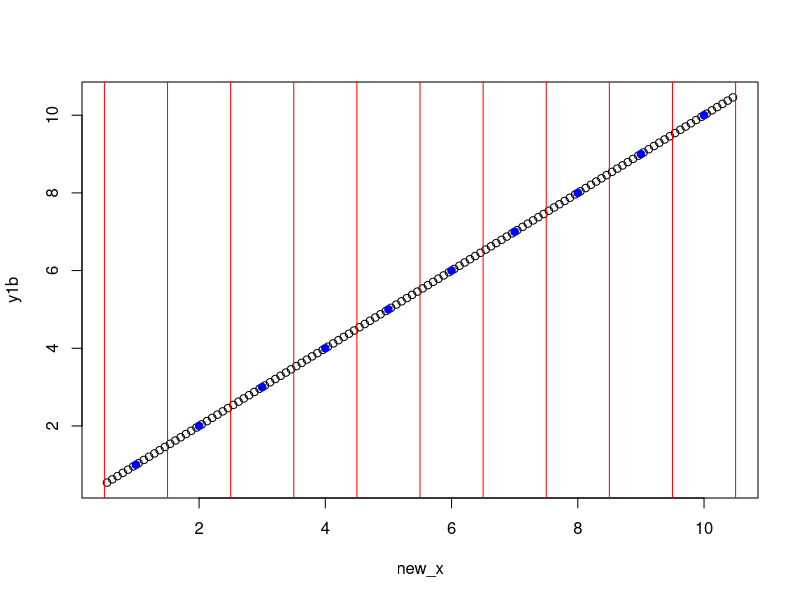
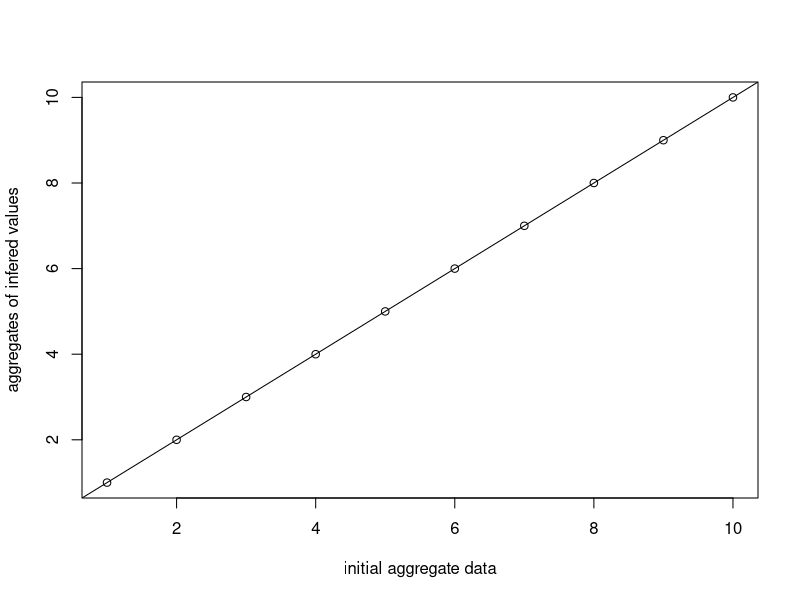
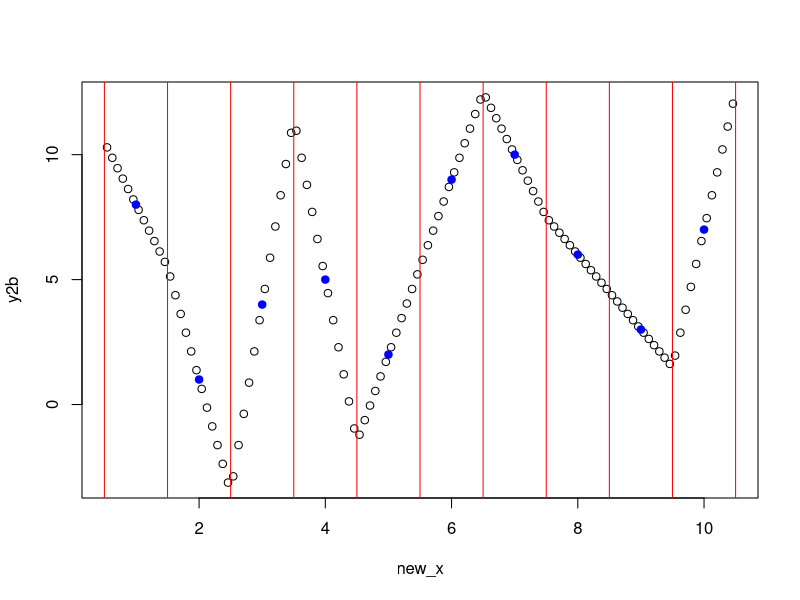
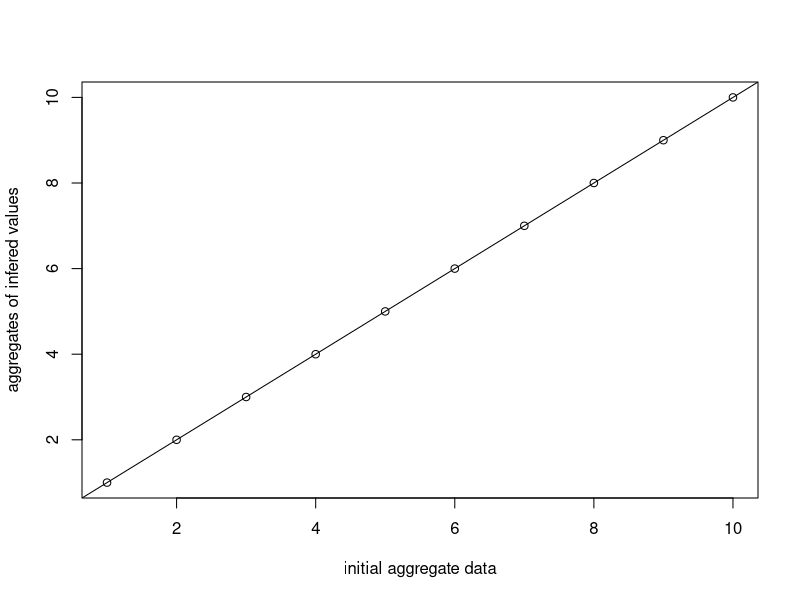

Recreate these plots in R, in order.
## ---- chunk 1
knitr::knit_hooks$set(
  margin = function(before, options, envir) {
    if (before) par(mgp = c(1.5, .5, 0), bty = "n", plt = c(.11, .97, .15, .97))
    else NULL
  })

knitr::opts_chunk$set(margin = TRUE,
                      fig.height = 3.5,
                      fig.width = 4.24725,
                      fig.align = "center")
## ---- chunk 2
centers <- function(x, with_borders = FALSE) {
  ctrs <- x[-1] - diff(x) / 2
  if (with_borders)
    return(c(2 * x[1] - ctrs[1], ctrs, 2 * tail(x, 1) - tail(ctrs, 1)))
  ctrs
}
## ---- chunk 3
smoothness <- function(list_of_models) {
  require(magrittr)
  list_of_models %>% 
    sapply(get_slope) %>%
    diff() %>% 
    abs() %>% 
    sum()
}
## ---- chunk 4
get_slope <- function(model) coef(model)[2]
## ---- chunk 5
make_models <- function(y2_0) {
  models <- vector("list", nb)
  y2 <- c(y2_0, rep(NA, nb))
  for(i in 1:nb) {
    x_val <- c(the_centers[i], x[i])
    y_val <- c(y2[i], y[i])
    models[[i]] <- m <- lm(y_val ~ x_val)
    y2[i + 1] <- predict(m, data.frame(x_val = the_centers[i + 1]))
  }
  models
}
## ---- chunk 6
make_interval <- function(x) {
  the_range <- range(x)
  c(-1, 1) * diff(the_range) + the_range
}
## ---- chunk 7
make_new_x <- function(x, n) {
  the_centers <- centers(x, TRUE)
  bys <- diff(the_centers) / n
  Map(seq, from = the_centers[seq_along(x)] + bys / 2, by = bys, le = n)
}
## ---- chunk 8
downscale <- function(y, x, n) {
  require(magrittr)
  
  nb <- length(x)
  the_centers <- centers(x, TRUE)

# The function that makes the list of linear models (one per interval).
# Note that it uses `nb` and `the_centers` defined above.
  make_models <- function(y2_0) {
    models <- vector("list", nb)
    y2 <- c(y2_0, rep(NA, nb))
    for(i in 1:nb) {
      x_val <- c(the_centers[i], x[i])
      y_val <- c(y2[i], y[i])
      models[[i]] <- m <- lm(y_val ~ x_val)
      y2[i + 1] <- predict(m, data.frame(x_val = the_centers[i + 1]))
    }
    models
  }

# Using the function `smoothness()` to find the best `y2_0` value:
  best_y2_0 <- optimize(
    function(x) smoothness(make_models(x)),
    make_interval(y)
  )$minimum

# Generating the list of models with the best `y2_0` value:
  models <- make_models(best_y2_0)
  
# Now that everything is ready:
  x %>%
    make_new_x(n) %>% 
    lapply(function(x) data.frame(x_val = x)) %>% 
    Map(predict, models, .) %>% 
    unlist()
}
## ---- chunk 9
x <- 1:10
n <- 12
## ---- chunk 10
the_centers <- centers(x, TRUE)
## ---- chunk 11
new_x <- unlist(make_new_x(x, n))
## ---- chunk 12
y1 <- 1:10
y1b <- downscale(y1, x, n)
plot(new_x, y1b)
points(x, y1, col = "blue", pch = 19)
abline(v = the_centers, col = "red")
## ---- chunk 13
plot(y1, colMeans(matrix(y1b, n)),
     xlab = "initial aggregate data",
     ylab = "aggregates of infered values")
abline(0, 1)
## ---- chunk 14
y2 <- sample(y1)
y2b <- downscale(y2, x, n)
plot(new_x, y2b)
points(x, y2, col = "blue", pch = 19)
abline(v = the_centers, col = "red")
plot(y2, colMeans(matrix(y2b, n)),
     xlab = "initial aggregate data",
     ylab = "aggregates of infered values")
abline(0, 1)
